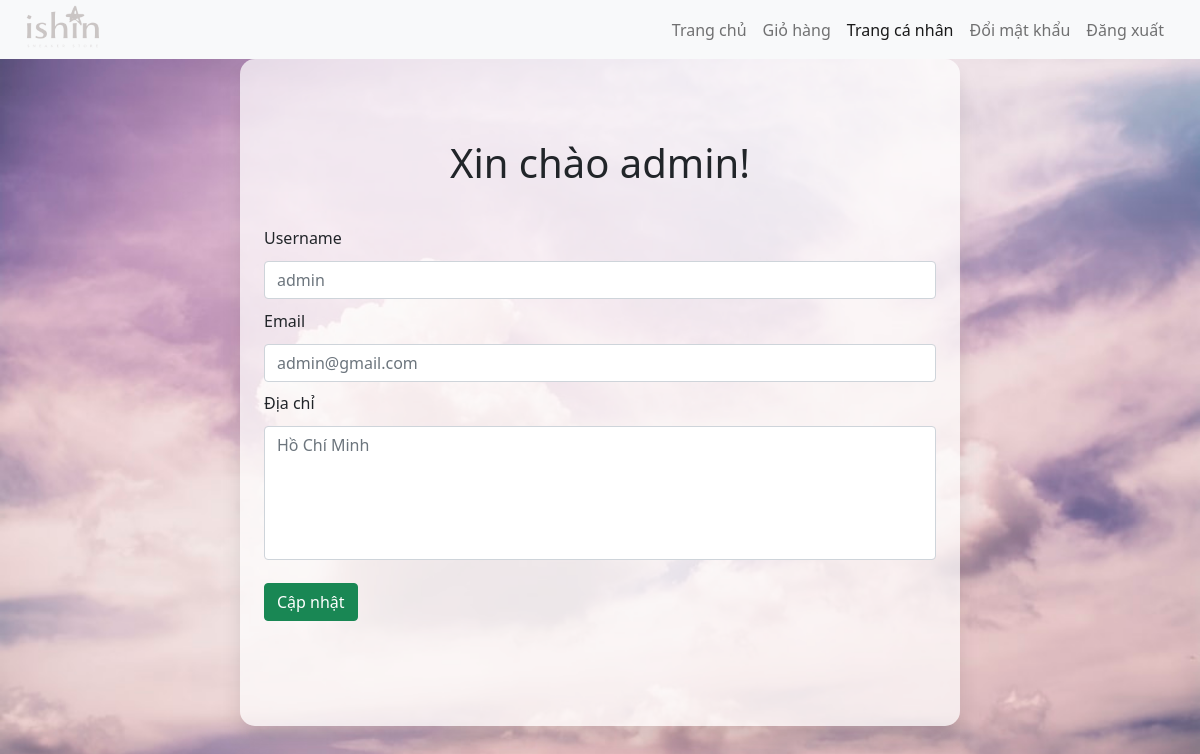
Page /user/trang_ca_nhan.php (signed in) on the committed database.
### tables this page shows
CREATE TABLE `users` (
  `userID` int(11) NOT NULL,
  `username` char(128) NOT NULL,
  `email` char(128) NOT NULL,
  `mat_khau` char(128) NOT NULL,
  `dia_chi` varchar(1000) NOT NULL,
  `vai_tro` int(1) NOT NULL,
  `reset_code` int(11) DEFAULT NULL
);

### user/trang_ca_nhan.php (the view, shortened to what this page needs)
<?php
require_once "./connectDB.php";
$userid = $_SESSION["id"];
$sql_cmd = "SELECT * FROM users WHERE userID=$userid";
$result = mysqli_query($conn, $sql_cmd);
$result = mysqli_fetch_assoc($result);
$user_name = $result["username"];
$user_email = $result["email"];
$user_address = $result["dia_chi"];
$n=$e=$cp = 0;
$good = false;
$error_username = array("",
                    "Xin hãy nhập username của bạn",
                    "Username chỉ nên chứa kí tự, số hoặc dấu gạch dưới",
                    "Username đã tồn tại");
$error_email = array("",
                    "Xin hãy nhập email của bạn",
                    "Định dạng email không hợp lệ",
                    "Email đã tồn tại");
$error_address = array("",
                        "Địa chỉ không nên có kí tự đặc biệt")
?>
<!DOCTYPE html>
<html lang="en">
    <head>
        <link href="https://cdn.jsdelivr.net/npm/bootstrap@5.1.3/dist/css/bootstrap.min.css" rel="stylesheet">
        <link rel="stylesheet" href="https://cdn.jsdelivr.net/npm/bootstrap-icons@1.6.0/font/bootstrap-icons.css">
        <link href="../css/trang_ca_nhan/trang_ca_nhan.css" rel="stylesheet">
    </head>
    <body>
        <nav class="navbar navbar-expand-lg navbar-light bg-light">
            <div class="container-fluid">
            <a class="navbar-brand" href="../shop/trang_chu.php"><img class="logo-f" src="../img/main_logo.png" alt="Logo"></a>
              <div class="offcanvas offcanvas-end" tabindex="-1" id="offcanvasNavbar" aria-labelledby="offcanvasNavbarLabel">
                <div class="offcanvas-body">
                  <ul class="navbar-nav justify-content-end flex-grow-1 pe-3">
                    <li class="nav-item">
                      <a class="nav-link" aria-current="page" href="../shop/trang_chu.php">Trang chủ</a>
                    </li>
                    <li class="nav-item">
                      <a class="nav-link" href="../shop/gio_hang.php">Giỏ hàng</a>
                    </li>
                    <li class="nav-item">
                      <a class="nav-link active" href="#">Trang cá nhân</a>
                    </li>
                    <li class="nav-item">
                      <a class="nav-link" href="./doi_mat_khau.php">Đổi mật khẩu</a>
                    </li>
                    <li class="nav-item">
                      <a class="nav-link" href="../shop/logout.php">Đăng xuất</a>
                    </li>
                  </ul>
                </div>
              </div>
            </div>
          </nav>
    <div style="display:flex; align-self:center; justify-content:center;">
    <div class="container justify-content-center align-items-center" id="myform">
        <h1 class="title">Xin chào <?php echo $user_name ?>!</h1>
        <br>
        <form action="./validate_trang_ca_nhan.php" method="POST">
            <div class="container">
                <label for="user_name" class="form-label">Username</label>
                <input type="text" class="form-control" name="user_name" id="user_name" placeholder="<?php echo $user_name ?>">
                <div class="invalid"><?php echo $error_username[$n] ?></div>
                <label for="user_email" class="form-label">Email</label>
                <input type="text" class="form-control" name="user_email" id="user_email" placeholder="<?php echo $user_email ?>">
                <div class="invalid"><?php echo $error_email[$e] ?></div>
                <label for="user_address" class="form-label">Địa chỉ</label>
                <textarea name="user_address" id="user_address" rows="5" placeholder="<?php echo $user_address ?>" class="form-control" maxlength="1000"></textarea>
                <div class="invalid"><?php echo $error_address[$cp] ?></div>
                <button class="btn btn-success my-3" type="submit">Cập nhật</button>
            </div>
            <div style="color:green" id="success"><?php if ($good) echo "Cập nhật thông tin thành công" ?></div>
        </form>
    </div>
    </div>
</body>
</html>

### css/trang_ca_nhan/trang_ca_nhan.css (style rules this page uses)
body { background-image: url(../../css/trang_ca_nhan/img/photo-1460411794035-42aac080490a.jpg); background-position: center; background-size: cover; background-repeat: no-repeat; background-attachment: fixed; }
.offcanvas-end { width: 50vw; }
#myform { display:block; max-width: 720px; align-items: center; justify-content: center; box-shadow: 0px 15px 20px rgba(0,0,0,0.1); margin: 0 auto; padding-top: 10vh; padding-bottom: 10vh; border-radius: 15px; background-color: rgba(255, 255, 255, 0.7); }
.title { text-align: center; }
textarea { resize:none; }
.navbar { padding-top:0; padding-bottom:0; }
.nav-item { transition: background-color 1s; padding-top: 0.5rem; padding-bottom: 0.5rem; border-radius: 10px; }
form * { padding: 0.2rem 0; }
.logo-f { max-width: 100%; height:auto; object-fit:contain; object-position: 0 100%; height: auto; width: 100px; }
.invalid { color:red; text-align: right; }

### rows in the picture
users: username "admin", user_name "admin", user_email "admin@gmail.com", user_address "Hồ Chí Minh"
